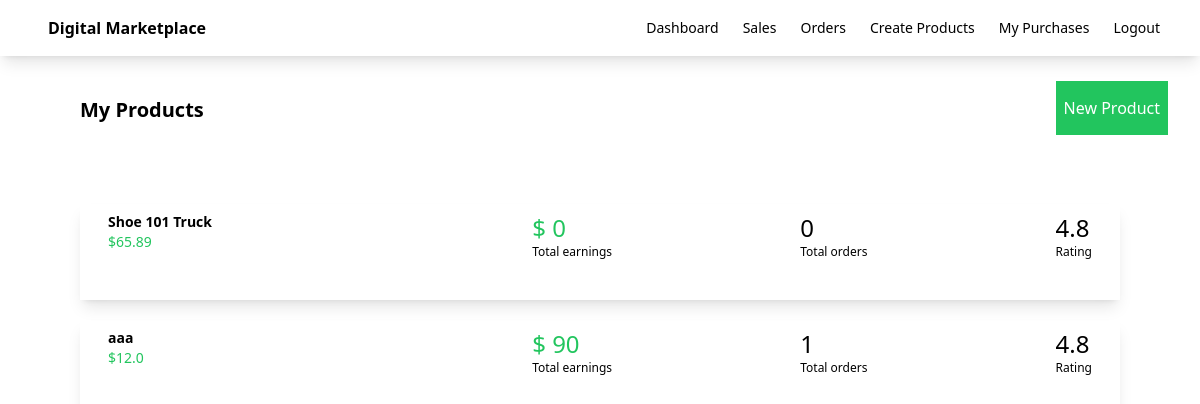
The page /dashboard (signed in) on the database its author committed.
### myapp/models.py (models this page shows, shortened)
class Product(models.Model):
    seller = models.ForeignKey(User, on_delete=models.CASCADE)
    name = models.CharField(max_length=100)
    description = models.CharField(max_length=100)
    price = models.FloatField()
    file = models.FileField(upload_to='uploads')
    total_sales_amount = models.IntegerField(default=0)
    total_sales = models.IntegerField(default=0)

### myapp/views.py (the view)
# urls.py: path("dashboard",views.dashboard,name="dashboard"),
def dashboard(request):
    products = Product.objects.filter(seller=request.user)
    return render(request, 'myapp/dashboard.html',{'products':products})

### myapp/templates/myapp/dashboard.html (shortened to what this page needs)
{% extends 'myapp/base.html' %}
{% block body %}
    <div class="flex justify-between">
        <div class="ml-20 mt-10 font-bold text-xl">My Products</div>
        <div class="ml-20 mt-10">
            <a class="bg-green-500 text-white px-2 py-4 mr-8" href="{% url 'createproduct' %}">New Product</a>
        </div>
    </div>
    <div class="products-container p-10 m-5">
        {% for product in products %}
        <div class="flex shadow-lg m-5 p-2 justify-between">
            <div class="flex w-1/4">
                <div class="relative group">
                    <a href="{% url 'editproduct' product.id %}">
                <div class="ml-5">
                    <div class="font-bold text-sm"> {{ product.name }}</div>
                    <div class="text-sm text-green-500">${{ product.price }}</div>
                </div>
                </a>
            </div>
            </div>
            <div>
                <div class="text-2xl text-green-500">$ {{ product.total_sales_amount }}</div>
                <div class="text-xs">Total earnings</div>
            </div>
            <div>
                <div class="text-2xl">{{ product.total_sales }}</div>
                <div class="text-xs">Total orders</div>
            </div>
            <div class="pr-5">
                <div class="text-2xl">4.8</div>
                <div class="text-xs">Rating</div>
            </div>
        </div>
        {% endfor %}
    </div>
{% endblock %}

### rows shown on the page
Product: name "Shoe 101 Truck", price "65.89", total_sales_amount "0", total_sales "0"
Product: name "aaa", price "12.0", total_sales_amount "90", total_sales "1"
